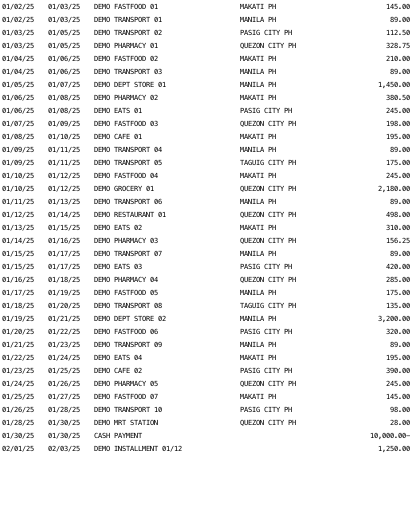
#> input picture frontend/tests/e2e/fixtures/statement_filled.png, 412 x 521 px
$ python -i preprocessor.py   (imports and definitions only)
#> lines starting #> are read from the running program, lines starting #| are printed output that depends on the picture; after the words box and inside, x2 and y2 are one past the last pixel; in counts of white or black regions, pixels touching at a corner belong together
#> further down, picture is the input picture: PIL image 412x521 RGBA; mean R, G, B, A 242.1, 242.1, 242.1, 255
"""OpenCV image preprocessing pipeline for OCR.

Stage 1 of the OCR pipeline (ocr-pipeline.md §Stage 1):
    PIL → grayscale → denoise → adaptive threshold → deskew → PIL
"""

from __future__ import annotations

import numpy as np

try:
    import cv2
except ImportError:  # pragma: no cover
    cv2 = None  # type: ignore[assignment]

from PIL import Image


def preprocess(image: Image.Image) -> Image.Image:
    """OpenCV pipeline: RGB→grayscale → denoise → threshold → deskew.

    Args:
        image: Input PIL image in any mode.

    Returns:
        PIL image in grayscale mode ("L"), thresholded and deskewed.
    """
    if cv2 is None:  # pragma: no cover
        raise RuntimeError(
            "opencv-python-headless is required for image preprocessing. "
            "Install it with: pip install opencv-python-headless"
        )

    # Step 1: PIL → numpy; ensure RGB; convert to grayscale
    img_rgb = image.convert("RGB")
    arr = np.array(img_rgb)
    gray = cv2.cvtColor(arr, cv2.COLOR_RGB2GRAY)

    # Step 2: Upscale if the image is small — Tesseract needs ~300 DPI equivalent.
    # Screenshots from mobile banking apps are typically 72–96 DPI; 2× upscale
    # meaningfully improves character recognition without blowing up memory.
    h, w = gray.shape[:2]
#> h = 521; w = 412
    if max(h, w) < 2000:
        gray = cv2.resize(gray, (w * 2, h * 2), interpolation=cv2.INTER_CUBIC)
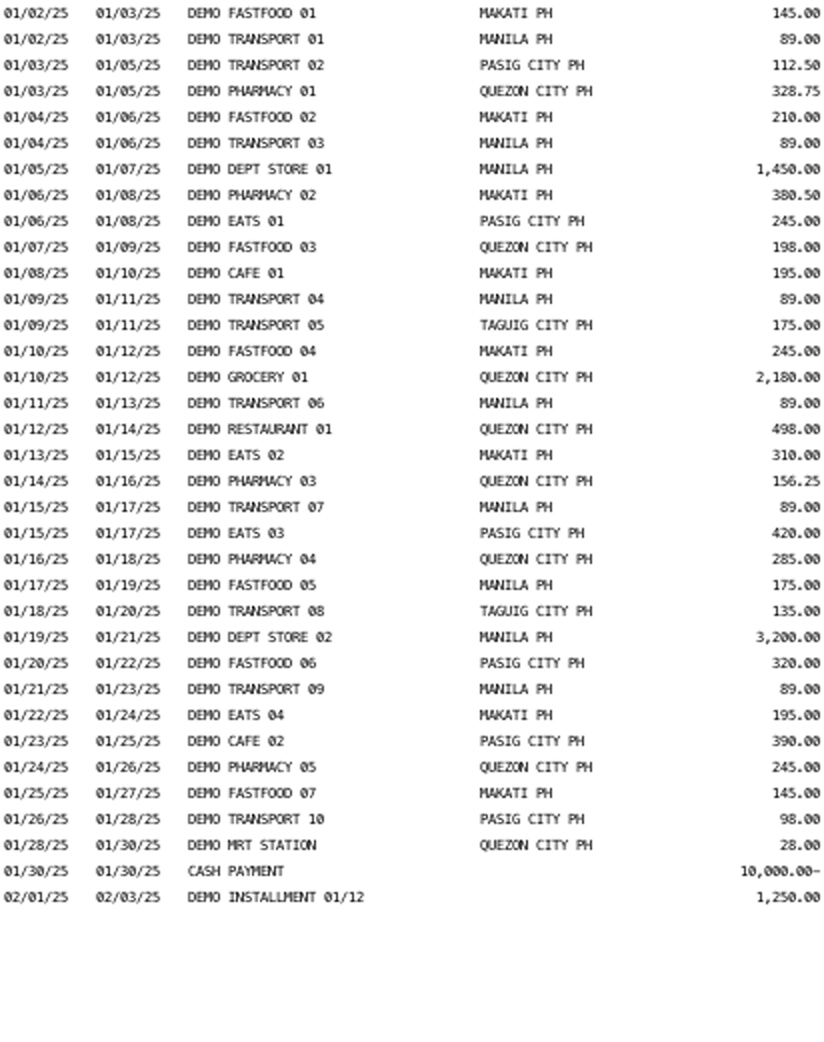
#> gray: shape (1042, 824); min 8, max 255, mean 241.5

    # Step 3: Denoise
    denoised = cv2.fastNlMeansDenoising(gray, h=10)

    # Step 4: Adaptive threshold — use a larger blockSize after upscaling so the
    # neighbourhood covers a similar physical area as before.
    thresholded = cv2.adaptiveThreshold(
        denoised,
        255,
        cv2.ADAPTIVE_THRESH_GAUSSIAN_C,
        cv2.THRESH_BINARY,
        blockSize=21,
        C=5,
    )
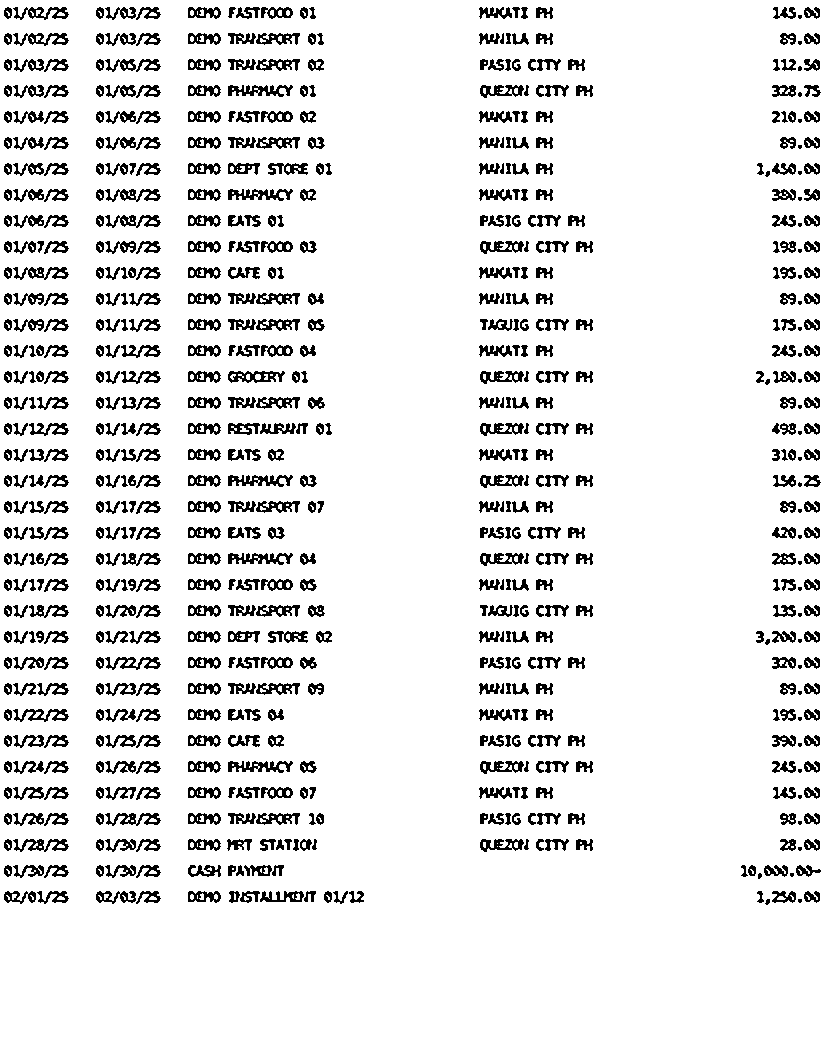
#> thresholded: shape (1042, 824); 90.2% white; 691 black regions (36 under 20 px), largest, box (x1, y1, x2, y2) and area: (228, 85, 293, 97) 432, (228, 189, 293, 201) 432, (228, 475, 293, 487) 432

    # Step 4: Deskew
    deskewed = _deskew(thresholded)

    # Return numpy → PIL (mode "L")
    return Image.fromarray(deskewed, mode="L")


def _deskew(gray: np.ndarray) -> np.ndarray:
    """Rotate the image to correct skew if angle is > 0.5 degrees."""
    # Find coordinates of non-zero (foreground) pixels
    coords = np.column_stack(np.where(gray > 0))
#> coords = 774725 pairs, first value 0 to 1041, second value 0 to 823

    if coords.shape[0] == 0:
        return gray

    # Fit a minimum area rectangle around the foreground pixels
    rect = cv2.minAreaRect(coords)
#> rect = ((520.5, 411.5), (823, 1041), -90)
    angle = rect[-1]
#> angle = -90

    # minAreaRect returns angles in [-90, 0); convert to a meaningful skew
    # angle relative to horizontal
    if angle < -45:
        angle = 90 + angle
#> angle = 0

    # Only rotate if skew is significant
    if abs(angle) <= 0.5:
        return gray

    h, w = gray.shape[:2]
    center = (w // 2, h // 2)
    rotation_matrix = cv2.getRotationMatrix2D(center, angle, 1.0)
    rotated = cv2.warpAffine(
        gray,
        rotation_matrix,
        (w, h),
        flags=cv2.INTER_LINEAR,
        borderMode=cv2.BORDER_REPLICATE,
    )
    return rotated

>>> from PIL import Image
>>> picture = Image.open('../../../../frontend/tests/e2e/fixtures/statement_filled.png')
>>> result = preprocess(picture)
